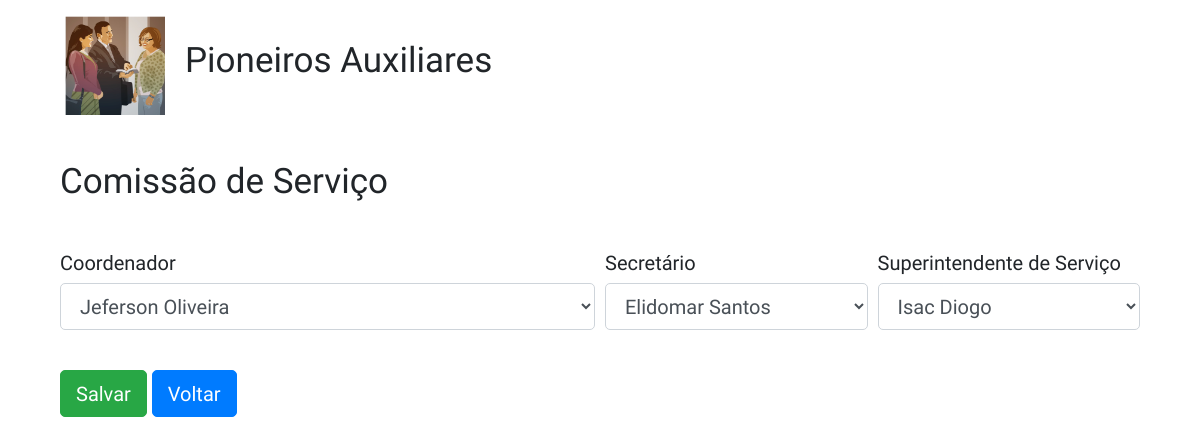
The page /editar_comissão/11 on the database its author committed.
### gerenciamento/models.py (models this page shows)
class Comissão(models.Model)  :
    coordenador = models.CharField(max_length=60, blank=True, null=True, choices=COMISSÃO)
    secretário = models.CharField(max_length=60, blank=True, null=True, choices=COMISSÃO)
    serviço = models.CharField(max_length=60, blank=True, null=True, verbose_name='Superintendente de Serviço', choices=COMISSÃO)

### gerenciamento/forms.py
class Form_Comissão(forms.ModelForm):
    class Meta:
        model = Comissão
        fields = '__all__'

### gerenciamento/views.py (called while the page is built, shortened)
def editar_comissão(request, id):
    editar = get_object_or_404(Comissão, pk=id)
    form = Form_Comissão(instance=editar)
    return render(request, 'cp/editar_comissão.html', {'form':form ,'editar': editar})

### templates/cp/editar_comissão.html (shortened to what this page needs)
{% extends 'base.html' %}
{% load crispy_forms_tags %}
{% block content %}
<div class="container">
    <span id='span_h3'><h3>Comissão de Serviço</h3></span>
     <br>
       <form method="post">
           <br>
           <div class="form-row">
            <div class="form-group col-md-6">
                {{ form.coordenador|as_crispy_field }}
            </div>
           <div class="form-group col-md-3">
               {{ form.secretário|as_crispy_field }}
           </div>
           <div class="form-group col-md-3">
            {{ form.serviço|as_crispy_field }}
        </div>
            </div>
           <input type="submit" class="btn btn-success" value="Salvar">
           <a href="/publicadores" class="btn btn-primary" role="button" aria-pressed="true">Voltar</a>
    </form>
    </div>
{% endblock %}

### static/css/style.css (style rules this page uses)
* { font-family: 'Roboto Condensed', sans-serif; font-size: 20px; font-weight: 400; line-height: 100%; }

### rows shown on the page
Comissão: coordenador "Jeferson Oliveira", secretário "Elidomar Santos", serviço "Isac Diogo"
